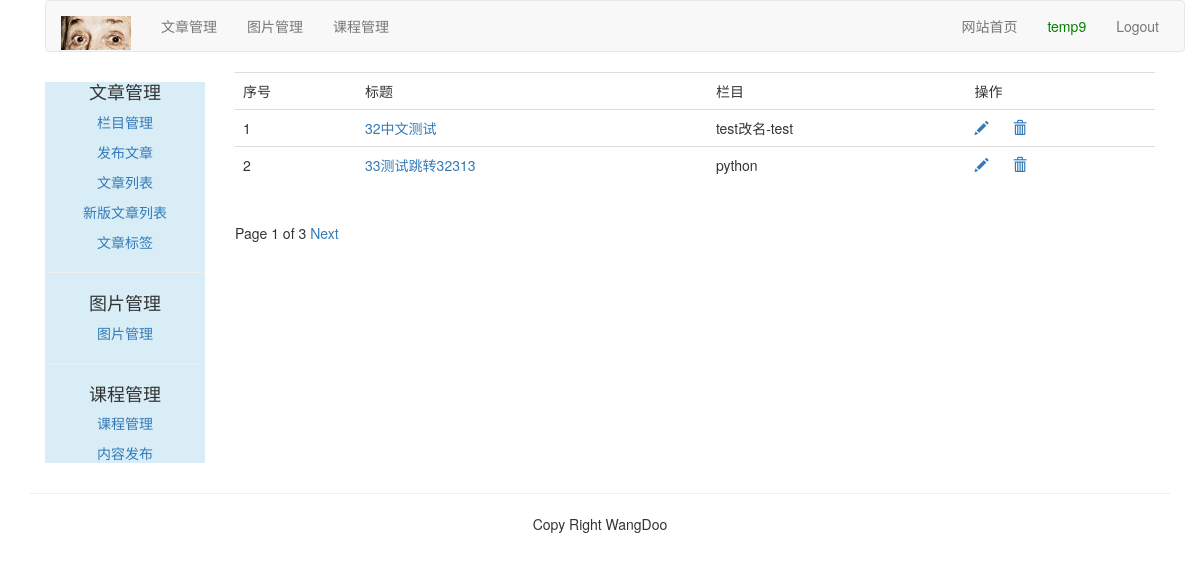
/article-column/article-list/ (signed in), run on the app's committed database.
### article/models.py (models this page shows, shortened)
class ArticlePost(models.Model):
	author = models.ForeignKey(User, related_name="article", on_delete=models.CASCADE)
	title = models.CharField(max_length=200)
	slug = models.SlugField(max_length=500)
	column = models.ForeignKey(ArticleColumn, related_name="article_column", on_delete=models.CASCADE)
	body = models.TextField()
	created = models.DateTimeField(default=timezone.now())
	updated = models.DateTimeField(auto_now=True)
	users_like = models.ManyToManyField(User, related_name="articles_like", blank=True)
	article_tag = models.ManyToManyField(ArticleTag, related_name="article_tag", blank=True)
	class Meta:
		ordering = ("title",)
		index_together = (('id','slug'),)
	def get_absolute_url(self):
		return reverse("article:article_detail", args=[self.id, self.slug])

class ArticleColumn(models.Model):
	user = models.ForeignKey(User, related_name='article_column', on_delete=models.CASCADE)
	column = models.CharField(max_length=200)
	created = models.DateField(auto_now_add=True)
	def __str__(self):
		return self.column

### article/views.py (the view)
# urls.py: path('article-list/', views.article_list, name="article_list"),
@login_required(login_url='/account/login/')
def article_list(request):
	article_list = ArticlePost.objects.filter(author=request.user) # 筛选出用户的所有文章列表
	paginator = Paginator(article_list, 2) # 规定每页最多两个
	page = request.GET.get('page') # 获得浏览器GET请求的参数page的值
	try:
		current_page = paginator.page(page) # 得到指定页面内容，其参数必须是>=1的整数
		articles = current_page.object_list # 得到该也所有的对象列表 page.number 返回页码
	except PageNotAnInteger:
		current_page = paginator.page(1)
		articles = current_page.object_list
	except EmptyPage:
		current_page = paginator.page(paginator.num_pages) # paginator.num_pages 返回的是页数
		articles = current_page.object_list
	return render(request, "article/column/article_list.html", {"articles":articles, "page":current_page})

### templates/article/column/article_list.html (shortened to what this page needs)
{% extends "article/base.html" %}
{% load staticfiles %}
{% block content %}
<div>
	<table class="table table-hover">
		<tr>
			<td>序号</td>
			<td>标题</td>
			<td>栏目</td>
			<td>操作</td>
		</tr>
		{% for article in articles %}
		<tr id="{{ article.id }}">
			<td>{{ forloop.counter }}</td>
			<td><a href="{{ article.get_absolute_url }}">{{ article.title }}</a></td>
			<td>{{ article.column }}</td>
			<td>
				<a href="{% url 'article:redit_article' article.id %}" name="redit"><span class="glyphicon glyphicon-pencil"></span></a>
				<a href="javascript:" name="delete" onclick="del_article(this, {{ article.id }})"><span class="glyphicon glyphicon-trash" style="margin-left: 20px"></span></a>
			</td>
		</tr>
		{% endfor %}
	</table>
	{% include "paginator.html" %}
</div>
{% endblock %}

### templates/article/header.html
{% load staticfiles %}
<div class="container">
	<nav class="navbar navbar-default" role="navigation">
		<div class="navbar-header">
			<a class="navbar-brand" href="#" ><img src="{% static 'images/logo.png' %}" width="70px"></a>
		</div>
		<div>
			<ul class="nav navbar-nav" role="tablist">
				<li><a href="{% url 'article:article_column' %}">文章管理</a></li>
				<li><a href="{% url 'image:list_images' %}">图片管理</a></li>
				<li><a href="{% url 'course:manage_course' %}">课程管理</a></li>
			</ul>
			<ul class="nav navbar-nav navbar-right" style="margin-right:10px">
				<li><a href="{% url 'blog:blog_title' %}">网站首页</a></li>
				<li><a style="color: green;">{{ user.username }}</a></li>
				<li><a href="{% url 'account:user_logout' %}">Logout</a></li>
			</ul>
		</div>
	</nav>
</div>

### data on the page
ArticlePost: title "32中文测试", column "test改名-test"
ArticlePost: title "33测试跳转32313", column "python"

### other printed values
{{ user.username }} "temp9"
{{ page.number }} "1"
{{ page.paginator.num_pages }} "3"
